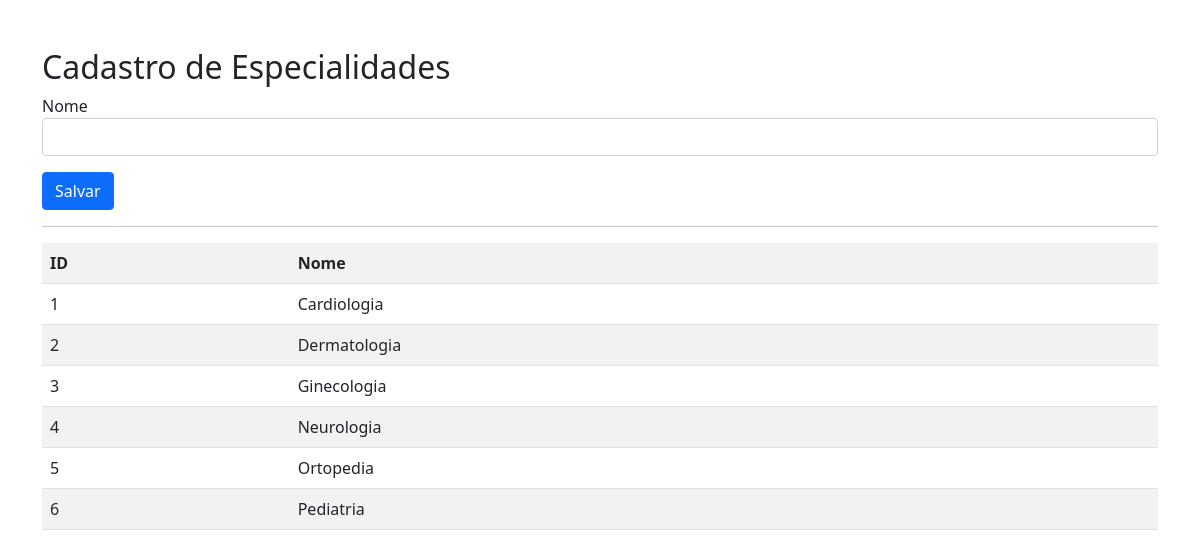
/www/cadastro_especialidades.php, run on the app's committed database.
### tables this page shows
CREATE TABLE IF NOT EXISTS especialidades (
    id         INT          UNSIGNED NOT NULL AUTO_INCREMENT,
    nome       VARCHAR(100) NOT NULL,
    created_at TIMESTAMP    NOT NULL DEFAULT CURRENT_TIMESTAMP,
    updated_at TIMESTAMP    NOT NULL DEFAULT CURRENT_TIMESTAMP ON UPDATE CURRENT_TIMESTAMP,

    PRIMARY KEY (id),
    UNIQUE KEY uq_especialidade_nome (nome)
);

### www/cadastro_especialidades.php (the view, shortened to what this page needs)
<?php
include("conexao.php");
$sqlEspecialidades = "SELECT * FROM especialidades";
$resultado = mysqli_query(
    $conexao_bd,
    $sqlEspecialidades
);
?>
<!DOCTYPE html>
<html lang="pt-BR">
<head>
    <link href="https://cdn.jsdelivr.net/npm/bootstrap@5.0.2/dist/css/bootstrap.min.css" rel="stylesheet">
</head>
<body class="container mt-5">
    <h2>Cadastro de Especialidades</h2>
    <form method="POST">
        <div class="mb-3">
            <label>Nome</label>
            <input
                type="text"
                name="nome"
                class="form-control"
                required
            >
        </div>
        <button type="submit" class="btn btn-primary">
            Salvar
        </button>
    </form>
    <hr>
    <table class="table table-striped">
        <tr>
            <th>ID</th>
            <th>Nome</th>
        </tr>
        <?php while($esp = mysqli_fetch_assoc($resultado)) { ?>
        <tr>
            <td><?php echo $esp['id']; ?></td>
            <td><?php echo $esp['nome']; ?></td>
        </tr>
        <?php } ?>
    </table>
</body>
</html>

### data on the page
especialidades: id "1", nome "Cardiologia"
especialidades: id "2", nome "Dermatologia"
especialidades: id "3", nome "Ginecologia"
especialidades: id "4", nome "Neurologia"
especialidades: id "5", nome "Ortopedia"
especialidades: id "6", nome "Pediatria"
